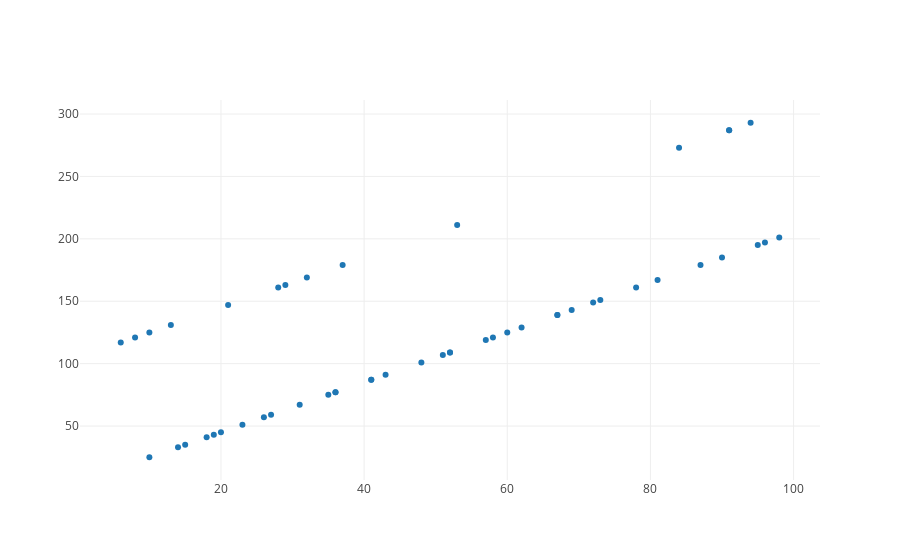

The notebook cell saved with this chart:
### Code cell
from graph import trace_values, plot
trace = trace_values(temps.flatten(),customers)
plot([trace])

### Figure 1 — Plotly figure (JSON) as saved in the notebook; plotly's stock layout.template omitted (floating-point values rounded to 4 significant figures)
{"data": [{"mode": "markers", "name": "data", "text": [], "type": "scatter", "uid": "4859bf14-fb7b-4d19-bed0-b9559af0de48", "x": [15, 52, 58, 91, 90, 20, 87, 78, 29, 41, 31, 37, 57, 48, 96, 14, 60, 13, 95, 26, 91, 23, 94, 53, 41, 10, 67, 81, 84, 8, 36, 72, 18, 69, 27, 28, 36, 51, 52, 73, 35, 62, 67, 6, 10, 19, 43, 98, 21, 32], "y": [35, 109, 121, 287, 185, 45, 179, 161, 163, 87, 67, 179, 119, 101, 197, 33, 125, 131, 195, 57, 287, 51, 293, 211, 87, 125, 139, 167, 273, 121, 77, 149, 41, 143, 59, 161, 77, 107, 109, 151, 75, 129, 139, 117, 25, 43, 91, 201, 147, 169]}], "layout": {"autosize": true, "xaxis": {"autorange": true, "range": [-0.1432, 104.1], "type": "linear"}, "yaxis": {"autorange": true, "range": [5.369, 312.6], "type": "linear"}}}
